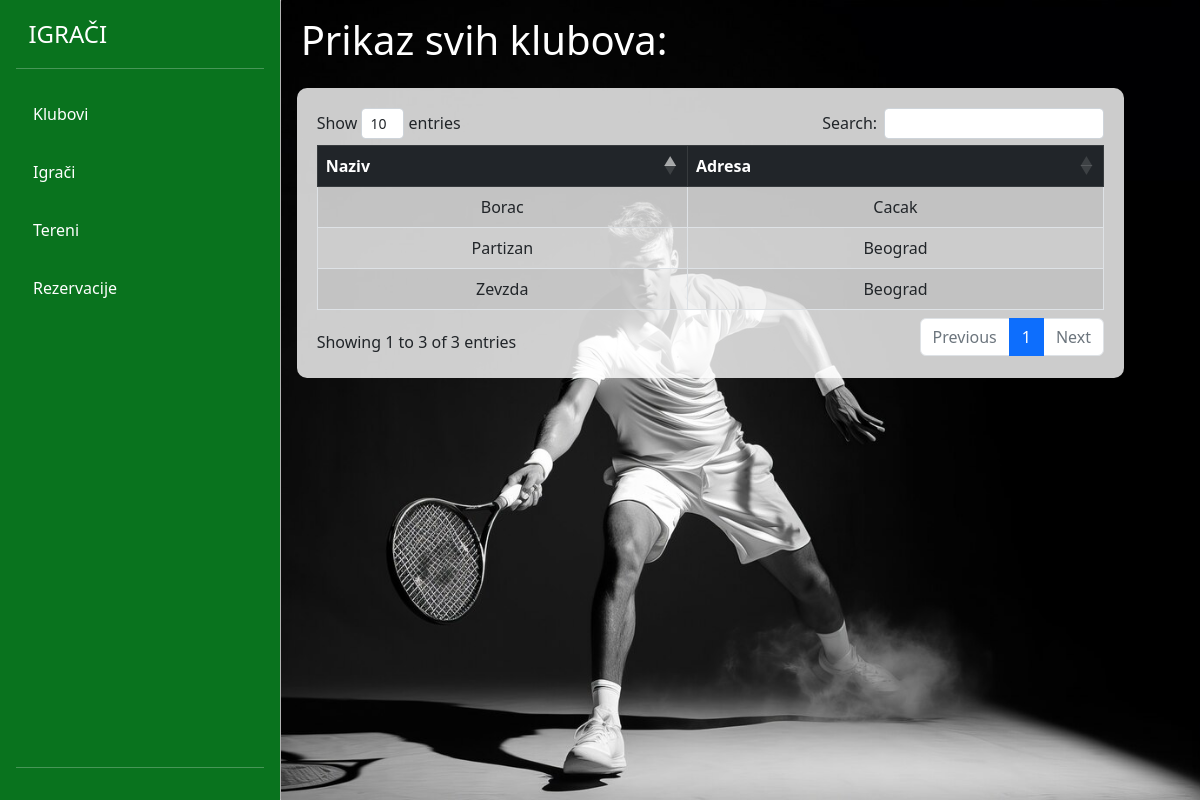
The page /view-igraci/clubs.php on the database as committed earlier.
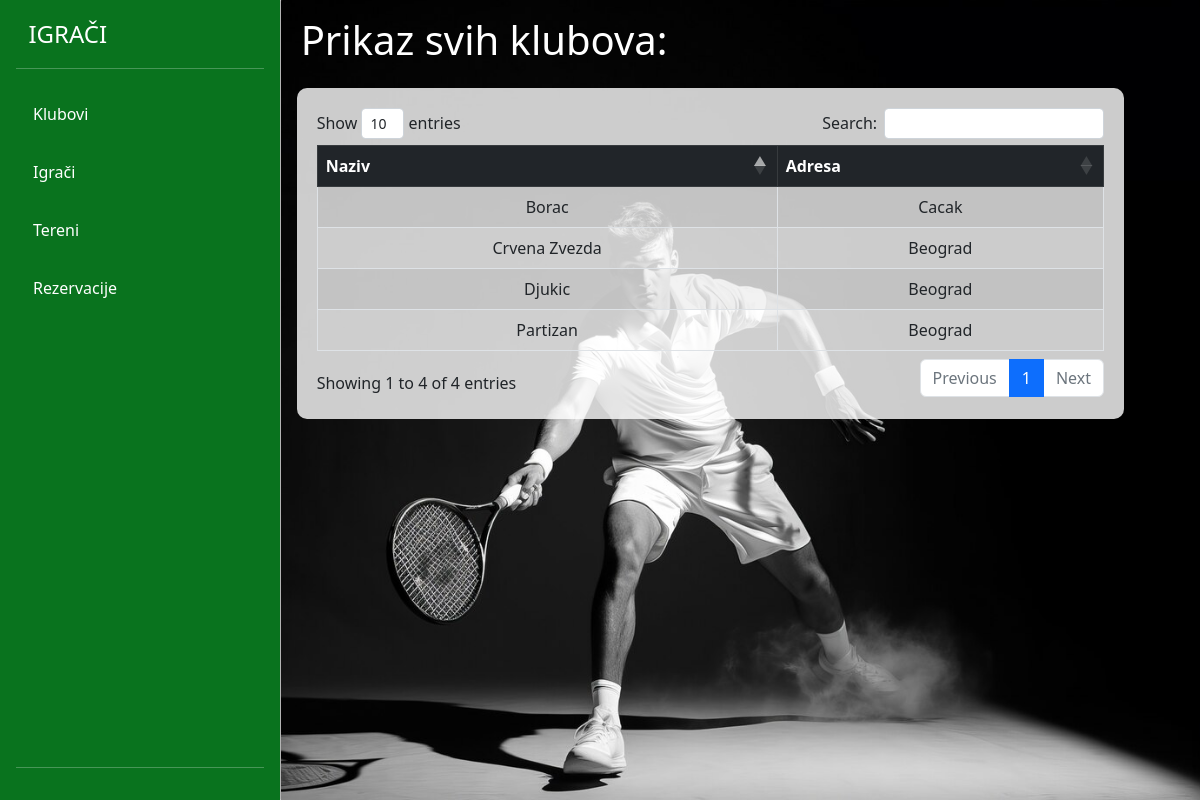
The same page on the database as committed later.
### tables this page shows
CREATE TABLE `sportski_klubovi` (
  `id` int(11) NOT NULL,
  `naziv` varchar(255) NOT NULL,
  `adresa` varchar(255) NOT NULL
);

### config/DB.php (called while the page is built)
<?php
class DB{
    private static $factory;
    public static function createInstance($config = null)
    {
        $settings['dbname'] = 'rekreativnitenisdb';
        $settings['dbhost'] = '127.0.0.1';
        $settings['dbuser'] = 'root';
        $settings['dbpass'] = '';
        try{
            $dsn = 'mysql:dbname=' . $settings['dbname'] . ';host=' . $settings['dbhost'];
            $pdo = new PDO($dsn, $settings['dbuser'], $settings['dbpass'], array(PDO::MYSQL_ATTR_INIT_COMMAND => "SET NAMES utf8"));
            $pdo->setAttribute(PDO::ATTR_ERRMODE, PDO::ERRMODE_EXCEPTION);
            $pdo->setAttribute(PDO::ATTR_EMULATE_PREPARES, true);
            $pdo->setAttribute(PDO::ATTR_DEFAULT_FETCH_MODE, PDO::FETCH_ASSOC);
            self::$factory[$config] = $pdo;
            return self::$factory[$config];
        }
        catch (PDOException $e) {
            die ('Connection failed: ' . $e->getMessage());
        }
    }
}
?>

### DAO/SportskiKlubDAO.php (called while the page is built, shortened)
<?php
require_once '../config/DB.php';
class SportskiKlubDAO
{
    private $db;
    public function __construct()
    {
        $this->db = DB::createInstance();
    }
    public function getAllSportskiKlubovi()
    {
        $statement = $this->db->prepare('SELECT * FROM sportski_klubovi');
        $statement->execute();
        $res = $statement->fetchAll();
        return $res;
    }
}

### view-igraci/clubs.php (the view, shortened to what this page needs)
<?php
require_once './partials/navigacija.php';
require_once '../DAO/SportskiKlubDAO.php';
$klubDAO = new SportskiKlubDAO();
$klubovi = $klubDAO->getAllSportskiKlubovi();
?>
<div class="container-fluid" style="background-repeat: no-repeat; background-size: cover; background-image: url('images/carousel1.jpg'); overflow-y: scroll; height: 100vh;">
    <div class="row">
        <h1 class="h1 m-2 mt-3" style="color:white;">Prikaz svih klubova:</h1>
        <div class="container m-3" style="width: 90%; background-color: rgba(255,255,255,0.8); border-radius: 10px; padding: 20px;">
            <table class="table table-bordered table-striped table-hover text-center" cellspacing="0" style="margin-left:auto;margin-right:auto" id="dtBasicExample">
                <thead class="table-dark sticky-top bg-white">
                    <tr>
                        <th class="th-sm">Naziv</th>
                        <th class="th-sm">Adresa</th>
                    </tr>
                </thead>
                <tbody>
                    <?php foreach ($klubovi as $item) : ?>
                        <tr>
                            <td><?= $item['naziv'] ?></td>
                            <td><?= $item['adresa'] ?></td>
                        </tr>
                    <?php endforeach; ?>
                </tbody>
            </table>
        </div>
    </div>
</div>
<?php
require_once './partials/footer.php';
?>

Rows that differ between the two databases and show on the page:
changed sportski_klubovi: naziv "Zevzda" → "Crvena Zvezda"
added sportski_klubovi: naziv "Djukic", adresa "Beograd"
Other text that changed with them:
text written by a page script: "Show entries Search: Showing 1 to 3 of 3 entries Previous 1 Next" → "Show entries Search: Showing 1 to 4 of 4 entries Previous 1 Next"
